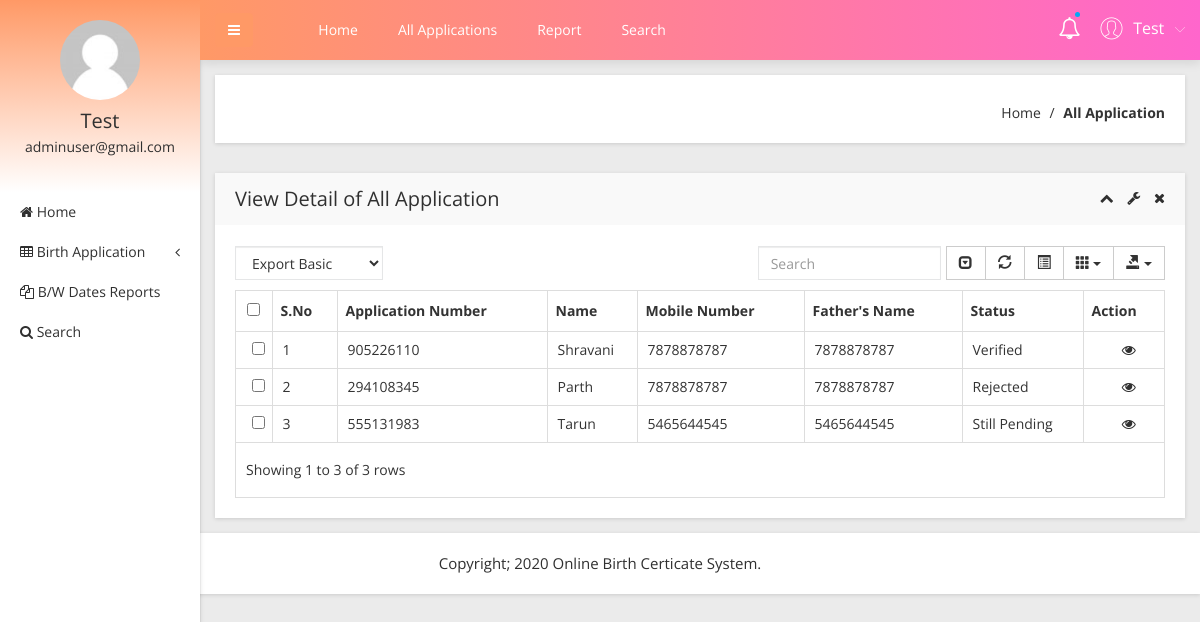
Page /admin/all-birth-application.php (signed in) on the committed database.
### tables this page shows
CREATE TABLE `tblapplication` (
  `ID` int(10) NOT NULL,
  `UserID` int(5) NOT NULL,
  `ApplicationID` varchar(200) DEFAULT NULL,
  `DateofBirth` varchar(200) DEFAULT NULL,
  `Gender` varchar(50) DEFAULT NULL,
  `FullName` varchar(200) DEFAULT NULL,
  `PlaceofBirth` varchar(200) DEFAULT NULL,
  `NameofFather` varchar(200) DEFAULT NULL,
  `PermanentAdd` mediumtext DEFAULT NULL,
  `PostalAdd` mediumtext DEFAULT NULL,
  `MobileNumber` bigint(10) DEFAULT NULL,
  `Email` varchar(200) DEFAULT NULL,
  `Dateofapply` timestamp NULL DEFAULT current_timestamp(),
  `Remark` varchar(200) DEFAULT NULL,
  `Status` varchar(50) DEFAULT NULL,
  `UpdationDate` timestamp NULL DEFAULT NULL ON UPDATE current_timestamp()
);

### admin/all-birth-application.php (the view, shortened to what this page needs)
<?php
include('includes/dbconnection.php');
if (strlen($_SESSION['obcsaid']==0)) {
  header('location:logout.php');
  } else{
  ?>
<!doctype html>
<html class="no-js" lang="en">
<head>
    <link rel="stylesheet" href="css/bootstrap.min.css">
    <link rel="stylesheet" href="css/font-awesome.min.css">
    <link rel="stylesheet" href="css/adminpro-custon-icon.css">
    <link rel="stylesheet" href="css/meanmenu.min.css">
    <link rel="stylesheet" href="css/jquery.mCustomScrollbar.min.css">
    <link rel="stylesheet" href="css/animate.css">
    <link rel="stylesheet" href="css/data-table/bootstrap-table.css">
    <link rel="stylesheet" href="css/data-table/bootstrap-editable.css">
    <link rel="stylesheet" href="css/normalize.css">
    <link rel="stylesheet" href="css/c3.min.css">
    <link rel="stylesheet" href="style.css">
    <link rel="stylesheet" href="css/responsive.css">
</head>
<body class="materialdesign">
    <div class="wrapper-pro">
      <?php include_once('includes/sidebar.php');?>
        <?php include_once('includes/header.php');?>
            <div class="breadcome-area mg-b-30 small-dn">
                <div class="container-fluid">
                    <div class="row">
                        <div class="col-lg-12">
                            <div class="breadcome-list shadow-reset">
                                <div class="row">
                                    <div class="col-lg-12">
                                        <ul class="breadcome-menu">
                                            <li><a href="dashboard.php">Home</a> <span class="bread-slash">/</span>
                                            </li>
                                            <li><span class="bread-blod">All Application</span>
                                            </li>
                                        </ul>
                                    </div>
                                </div>
                            </div>
                        </div>
                    </div>
                </div>
            </div>
            <div class="data-table-area mg-b-15">
                <div class="container-fluid">
                    <div class="row">
                        <div class="col-lg-12">
                            <div class="sparkline13-list shadow-reset">
                                <div class="sparkline13-hd">
                                    <div class="main-sparkline13-hd">
                                        <h1>View <span class="table-project-n">Detail of</span> All Application</h1>
                                        <div class="sparkline13-outline-icon">
                                            <span class="sparkline13-collapse-link"><i class="fa fa-chevron-up"></i></span>
                                            <span><i class="fa fa-wrench"></i></span>
                                            <span class="sparkline13-collapse-close"><i class="fa fa-times"></i></span>
                                        </div>
                                    </div>
                                </div>
                                <div class="sparkline13-graph">
                                    <div class="datatable-dashv1-list custom-datatable-overright">
                                        <div id="toolbar">
                                            <select class="form-control">
                                                <option value="">Export Basic</option>
                                            </select>
                                        </div>
                                        <table id="table" data-toggle="table" data-pagination="true" data-search="true" data-show-columns="true" data-show-pagination-switch="true" data-show-refresh="true" data-key-events="true" data-show-toggle="true" data-resizable="true" data-cookie="true" data-cookie-id-table="saveId" data-show-export="true" data-click-to-select="true" data-toolbar="#toolbar">
                                            <thead>
                                                <tr>
                                                    <th>S.No</th>
                                                    <th>Application Number</th>
                                                    <th>Name</th>
                                                    <th >Mobile Number</th>
                                                    <th>Father's Name</th>
                                                    <th>Status</th>
                                                    <th data-field="action">Action</th>
                                                </tr>
                                            </thead>
                                            <tbody>
                                              <?php
$sql="SELECT * from tblapplication";
$query = $dbh -> prepare($sql);
$query->execute();
$results=$query->fetchAll(PDO::FETCH_OBJ);
$cnt=1;
if($query->rowCount() > 0)
{
foreach($results as $row)
{               ?>
                                                <tr>
                                                    <td><?php echo htmlentities($cnt);?></td>
                                                    <td><?php  echo htmlentities($row->ApplicationID);?></td>
                                                    <td><?php  echo htmlentities($row->FullName);?></td>
                                                   <td><?php  echo htmlentities($row->MobileNumber);?></td>
                                                    <td><?php  echo htmlentities($row->MobileNumber);?></td>
                                                  <?php if($row->Status==""){ ?>
                     <td><?php echo "Still Pending"; ?></td>
<?php } else { ?>                  <td><?php  echo htmlentities($row->Status);?>
                  </td>
                  <?php } ?>
                                                    <td class="datatable-ct"><a href="view-application-detail.php?viewid=<?php echo htmlentities ($row->ID);?>"><i class="fa fa-eye" aria-hidden="true"></i></a>
                                                    </td>
                                                </tr>
                                             <?php $cnt=$cnt+1;}} ?>
                                            </tbody>
                                        </table>
                                    </div>
                                </div>
                            </div>
                        </div>
                    </div>
                </div>
            </div>
        </div>
    </div>
  <?php include_once('includes/footer.php');?>
</body>
</html><?php }  ?>

### admin/includes/sidebar.php (shortened to what this page needs)
     <?php
include('includes/dbconnection.php');
if (strlen($_SESSION['obcsaid']==0)) {
  header('location:logout.php');
  } else{
  ?>
  <div class="left-sidebar-pro">
            <nav id="sidebar">
                <div class="sidebar-header">
                    <a href="#"><img src="img/message/avatar.jpg" alt="" />
                    </a>
                    <?php
$aid=$_SESSION['obcsaid'];
$sql="SELECT AdminName,Email from  tbladmin where ID=:aid";
$query = $dbh -> prepare($sql);
$query->bindParam(':aid',$aid,PDO::PARAM_STR);
$query->execute();
$results=$query->fetchAll(PDO::FETCH_OBJ);
$cnt=1;
if($query->rowCount() > 0)
{
foreach($results as $row)
{               ?>
                    <h3> <?php  echo $row->AdminName;?></h3>
                    <p> <?php  echo $row->Email;?></p>
                  <?php $cnt=$cnt+1;}} ?>
                </div>
                <div class="left-custom-menu-adp-wrap">
                    <ul class="nav navbar-nav left-sidebar-menu-pro">
                        <li class="nav-item">
                            <a href="dashboard.php" role="button" aria-expanded="false"><i class="fa big-icon fa-home"></i> <span class="mini-dn">Home</span> </a>
                        </li>
                        <li class="nav-item"><a href="#" data-toggle="dropdown" role="button" aria-expanded="false" class="nav-link dropdown-toggle"><i class="fa big-icon fa-table"></i> <span class="mini-dn">Birth Application</span> <span class="indicator-right-menu mini-dn"><i class="fa indicator-mn fa-angle-left"></i></span></a>
                        </li>
                        <li class="nav-item">
                            <a href="between-dates-report.php" role="button" aria-expanded="false"><i class="fa big-icon fa-files-o"></i> <span class="mini-dn">B/W Dates Reports</span> </a>
                        </li>
                        <li class="nav-item">
                            <a href="search.php" role="button" aria-expanded="false"><i class="fa fa-search"></i> <span class="mini-dn">Search</span> </a>
                        </li>
                    </ul>
                </div>
            </nav>
        </div>
        <?php }  ?>

### admin/includes/header.php (shortened to what this page needs)
      <?php
include('includes/dbconnection.php');
if (strlen($_SESSION['obcsaid']==0)) {
  header('location:logout.php');
  } else{
  ?>
 <div class="content-inner-all">
            <div class="header-top-area">
                <div class="fixed-header-top">
                    <div class="container-fluid">
                        <div class="row">
                            <div class="col-lg-1 col-md-6 col-sm-6 col-xs-12">
                                <button type="button" id="sidebarCollapse" class="btn bar-button-pro header-drl-controller-btn btn-info navbar-btn">
                                    <i class="fa fa-bars"></i>
                                </button>
                            </div>
                            <div class="col-lg-6 col-md-1 col-sm-1 col-xs-12">
                                <div class="header-top-menu tabl-d-n">
                                    <ul class="nav navbar-nav mai-top-nav">
                                        <li class="nav-item"><a href="dashboard.php" class="nav-link">Home</a>
                                        </li>
                                        <li class="nav-item"><a href="all-birth-application.php" class="nav-link">All Applications</a>
                                        </li>
                                        <li class="nav-item"><a href="between-dates-report.php" class="nav-link">Report</a>
                                        </li>
                                        <li class="nav-item"><a href="search.php" class="nav-link">Search</a>
                                        </li>
                                    </ul>
                                </div>
                            </div>
                            <div class="col-lg-5 col-md-5 col-sm-6 col-xs-12">
                                <div class="header-right-info">
                                    <ul class="nav navbar-nav mai-top-nav header-right-menu">
                                        <li class="nav-item"><a href="new-birth-application.php" data-toggle="dropdown" role="button" aria-expanded="false" class="nav-link dropdown-toggle"><i class="fa fa-bell-o" aria-hidden="true"></i><span class="indicator-nt"></span></a>
                                        </li>
                                        <li class="nav-item">
                                            <a href="#" data-toggle="dropdown" role="button" aria-expanded="false" class="nav-link dropdown-toggle">
                                                <?php
$aid=$_SESSION['obcsaid'];
$sql="SELECT AdminName,Email from  tbladmin where ID=:aid";
$query = $dbh -> prepare($sql);
$query->bindParam(':aid',$aid,PDO::PARAM_STR);
$query->execute();
$results=$query->fetchAll(PDO::FETCH_OBJ);
$cnt=1;
if($query->rowCount() > 0)
{
foreach($results as $row)
{               ?>
                                                <span class="adminpro-icon adminpro-user-rounded header-riht-inf"></span>
                                                <span class="admin-name"><?php  echo $row->AdminName;?></span>
                                                <span class="author-project-icon adminpro-icon adminpro-down-arrow"></span><?php $cnt=$cnt+1;}} ?>
                                            </a>
                                        </li>
                                    </ul>
                                </div>
                            </div>
                        </div>
                    </div>
                </div>
            </div><?php }  ?>

### admin/includes/footer.php
<div class="footer-copyright-area">
    <div class="container-fluid">
        <div class="row">
            <div class="col-lg-12">
                <div class="footer-copy-right">
                    <p>Copyright; 2020 Online Birth Certicate System.</p>
                </div>
            </div>
        </div>
    </div>
</div>

### rows in the picture
tblapplication: ApplicationID "905226110", FullName "Shravani", MobileNumber "7878878787", Status "Verified"
tblapplication: ApplicationID "294108345", FullName "Parth", MobileNumber "7878878787", Status "Rejected"
tblapplication: ApplicationID "555131983", FullName "Tarun", MobileNumber "5465644545", shows "Still Pending"

### other values in the picture
$row->AdminName "Test"
$row->Email "adminuser@gmail.com"
